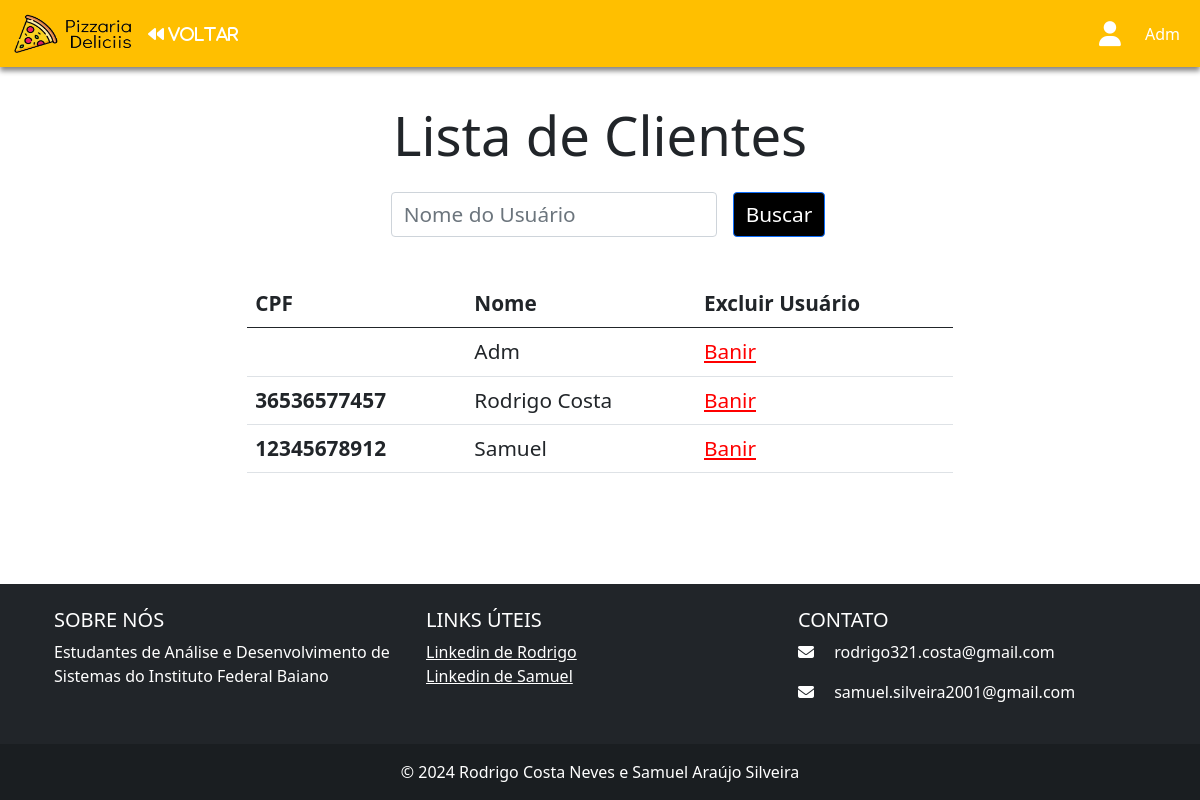
Page /pizza/listarclientes/ (signed in) on the committed database.
### usuario/models.py (models this page shows, shortened)
class CustomUser(AbstractUser):
    TIPO_CHOICES = (
        ('A', 'Administrador'),
        ('B', 'Usuário'),
    )
    nome = models.CharField(max_length=100, blank=True)
    cpf = models.CharField(max_length=14, blank=True, unique=True)
    telefone = models.CharField(max_length=20, blank=True, unique=True)
    tipo = models.CharField(max_length=1, choices=TIPO_CHOICES, default='B')

### pizza/views.py (the view)
# urls.py: path('listarclientes/', views.listarclientes, name='listarclientes'),
def listarclientes(request):
    if request.user.is_authenticated and request.user.tipo == "A":
        user = request.user
        usuario_name = request.GET.get('nome')
        if usuario_name:
            usuarios = CustomUser.objects.filter(nome__icontains=usuario_name)
        else:
            usuarios = CustomUser.objects.all()
        usuario_paginator = Paginator(usuarios, 10)
        if not request.GET.get('page'):
            page_num = 1
        else:
            page_num = request.GET.get('page')
        page = usuario_paginator.get_page(page_num)
        return render(request, "listaclientes.html", {'usuarios' : page, 'user' : user,  'page_num' : page_num})
    else:
        return render(request,"login.html",{'error':'Você não está logado ou não tem permissão de administrador.'})

### pizza/templates/listaclientes.html (shortened to what this page needs)
{% load static %}
<!DOCTYPE html>
<html lang="en">
<head>
  <link href="https://cdn.jsdelivr.net/npm/bootstrap@5.0.2/dist/css/bootstrap.min.css" rel="stylesheet"
>
  <link rel="stylesheet" href="{% static 'css/listaclientes.css' %}">
</head>
<body>
  <nav class="navbar navbar-expand-lg" id="nav" style="background-color: #FFBF00">
    <div class="container-fluid">
      <a class="navbar-brand" href="#" style="color: white">
        <img src="{% static 'img/Pizzaria(1).png' %}" alt="" width="120" height="40" class="d-inline-block align-text-top">
      </a>
      <div class="collapse navbar-collapse" id="navbarNav">
        <div id="cart">
          <a href="{% url 'admin' %}" style="color: white; text-decoration: none;">
            <i class="fa-solid fa-backward"> VOLTAR</i>
          </a>
        </div>
        <ul class="navbar-nav ms-auto">
          <li class="nav-item" id="logo">
            <a class="navbar-brand" href="#">
              <i class="fa-solid fa-user fa-lg" style="color: white; margin-top: 20px;"></i>
            </a>
          </li>
          <li class="nav-item">
            <a class="nav-link active" aria-current="page" href="#" style="color: white">{{user.nome}}</a>
          </li>
        </ul>
      </div>
    </div>
  </nav>
  <div class="container-fluid" id="section">
    <h1 id="h1">Lista de Clientes</h1>
    <form class="form-inline" style="display: flex; flex-direction: row;" method="get" action="{% url 'listarclientes' %}">
      <div class="form-group mx-sm-3 mb-2">
        <input style="font-size: 1.3rem;" name="nome" type="text" class="form-control" id="inputPassword2" placeholder="Nome do Usuário" style="width: 100%;">
      </div>
      <button id="btn" type="submit" class="btn btn-primary mb-2">Buscar</button>
    </form>
    <table class="table">
      <thead class="thead-dark">
        <tr>
          <th scope="col">CPF</th>
          <th scope="col">Nome</th>
          <th scope="col">Excluir Usuário</th>
        </tr>
      </thead>
      <tbody>
        {% for usuario in usuarios %}
          <tr>
            <th scope="row">{{ usuario.cpf }}</th>
            <td>{{ usuario.nome }}</td>
            <td><a class="delete" href="{% url 'banirusuario' usuario.id %}" style="color: red;">Banir</a></td>
          </tr>
        {% endfor %}
      </tbody>
    </table>
  </div>
  <footer class="bg-dark text-white text-center text-lg-start">
    <div class="container p-4">
      <div class="row">
        <div class="col-lg-4 col-md-6 mb-4 mb-md-0">
          <h5 class="text-uppercase">Sobre nós</h5>
          <p>
            Estudantes de Análise e Desenvolvimento de Sistemas do Instituto Federal Baiano
          </p>
        </div>
        <div class="col-lg-4 col-md-6 mb-4 mb-md-0">
          <h5 class="text-uppercase">Links úteis</h5>
          <ul class="list-unstyled mb-0">
            <li>
              <a href="https://www.linkedin.com/in/rodrigo-costa-411038255/" target="_blank" class="text-white">Linkedin
                de Rodrigo</a>
            </li>
            <li>
              <a href="https://www.linkedin.com/in/samuel-ara%C3%BAjo-silveira-b205711a4/" target="_blank"
                class="text-white">Linkedin de Samuel</a>
            </li>
          </ul>
        </div>
        <div class="col-lg-4 col-md-12 mb-4 mb-md-0">
          <h5 class="text-uppercase">Contato</h5>
          <ul class="list-unstyled">
            <li>
              <p>
                <i class="fas fa-envelope me-3"></i> rodrigo321.costa@gmail.com
              </p>
            </li>
            <li>
              <p>
                <i class="fas fa-envelope me-3"></i> samuel.silveira2001@gmail.com
              </p>
            </li>
          </ul>
        </div>
      </div>
    </div>
    <div class="text-center p-3" style="background-color: rgba(0, 0, 0, 0.2);">
      © 2024 Rodrigo Costa Neves e Samuel Araújo Silveira
    </div>
  </footer>
</body>
</html>

### pizza/static/css/listaclientes.css (style rules this page uses)
html { height: 100%; }
body { min-height: 100%; margin: 0; }
footer { height: 50px; background: PapayaWhip; }
body { display: table; width: 100%; padding: 0; margin: 0; }
body>footer { display: table-row; }
#nav { -webkit-box-shadow: 0px 4px 5px 0px rgba(0, 0, 0, 0.47); -moz-box-shadow: 0px 4px 5px 0px rgba(0, 0, 0, 0.47); box-shadow: 0px 4px 5px 0px rgba(0, 0, 0, 0.47); }
#section { width: 100%; display: flex; flex-direction: column; align-items: center; justify-content: center; margin-top: 3%; margin-bottom: 3%; }
#h1 { margin-bottom: 2%; font-size: 3.4rem; }
.table { width: 60%; font-size: 1.3rem; margin-top: 3%; }
#btn { font-size: 1.3rem; background-color: black; color: white; }

### rows in the picture
CustomUser: nome "Adm"
CustomUser: cpf "36536577457", nome "Rodrigo Costa"
CustomUser: cpf "12345678912", nome "Samuel"
